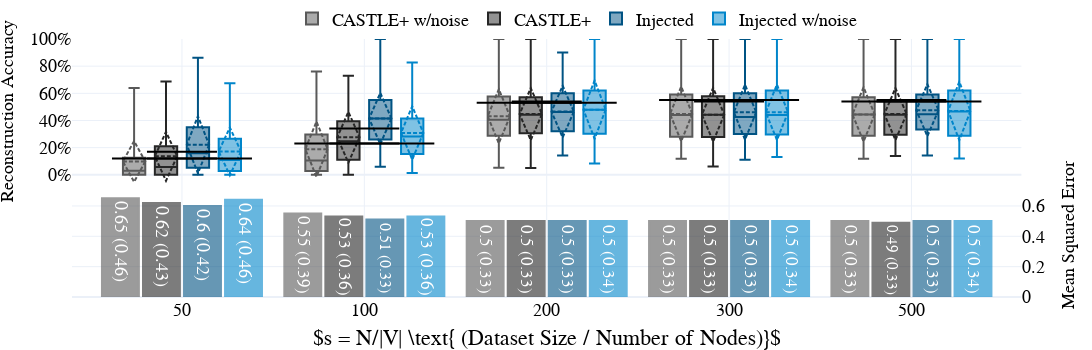

Here is the notebook cell this chart was saved with:
### Code cell
# ## Versions
version = '(r_ex_2b|r_ex3|r_ex_5b|r_ex_1b_k20_l1_h3_n20|r_ex_2b_k20_l1_h3_n20|r_ex_5b_k20_l1_h3_n20)'

df = collect_results(version=version, known_p = 0.2)

df['V2'] = df['V']
df['V'] = [int("n20" in i) for i in df['V2'] ]

# display(df)

from utils import plot_ly_by_compare
plot_ly_by_compare(df, x='alpha', x_desc=r"$s = N/|V| \text{ (Dataset Size / Number of Nodes)}$", 
legend_cord=[0.5,1.15], names_list = ['CASTLE+ w/noise','CASTLE+','Injected','Injected w/noise'],
y1_range=[-0.9,1], y2_range= [0, 1.7], y2_ticks=[0,.2,.4,.6], name='compalpha_v2', version='1lvsNoise', save=save_figs, xwidth=1100)

### Figure 1 — Plotly figure (JSON) as saved in the notebook; plotly's stock layout.template omitted (floating-point values rounded to 4 significant figures; data arrays with more than 128 entries replaced by an {"elided": "..."} marker saying what was removed)
{"data": [{"marker": {"color": "#595959", "line": {"color": "#595959", "width": 2}}, "name": "CASTLEMSE", "opacity": 0.6, "showlegend": false, "text": ["0.65 (0.46)", "0.55 (0.39)", "0.5 (0.33)", "0.5 (0.33)", "0.5 (0.33)"], "textposition": "auto", "type": "bar", "x": ["50", "100", "200", "300", "500"], "xaxis": "x", "y": [0.65, 0.55, 0.5, 0.5, 0.5], "yaxis": "y2"}, {"marker": {"color": "#262626", "line": {"color": "#262626", "width": 2}}, "name": "CASTLEMSE", "opacity": 0.6, "showlegend": false, "text": ["0.62 (0.43)", "0.53 (0.36)", "0.5 (0.33)", "0.5 (0.33)", "0.49 (0.33)"], "textposition": "auto", "type": "bar", "x": ["50", "100", "200", "300", "500"], "xaxis": "x", "y": [0.62, 0.53, 0.5, 0.5, 0.49], "yaxis": "y2"}, {"marker": {"color": "#005383", "line": {"color": "#005383", "width": 2}}, "name": "InjectedMSE", "opacity": 0.6, "showlegend": false, "text": ["0.6 (0.42)", "0.51 (0.33)", "0.5 (0.33)", "0.5 (0.33)", "0.5 (0.33)"], "textposition": "inside", "type": "bar", "x": ["50", "100", "200", "300", "500"], "xaxis": "x", "y": [0.6, 0.51, 0.5, 0.5, 0.5], "yaxis": "y2"}, {"marker": {"color": "#0085CA", "line": {"color": "#0085CA", "width": 2}}, "name": "InjectedMSE", "opacity": 0.6, "showlegend": false, "text": ["0.64 (0.46)", "0.53 (0.36)", "0.5 (0.34)", "0.5 (0.34)", "0.5 (0.34)"], "textposition": "inside", "type": "bar", "x": ["50", "100", "200", "300", "500"], "xaxis": "x", "y": [0.64, 0.53, 0.5, 0.5, 0.5], "yaxis": "y2"}, {"boxmean": "sd", "boxpoints": false, "marker": {"color": "#595959"}, "name": "CASTLE+ w/noise", "type": "box", "x": {"elided": "450 str values"}, "xaxis": "x", "y": {"elided": "450 float values"}, "yaxis": "y"}, {"boxmean": "sd", "boxpoints": false, "marker": {"color": "#262626"}, "name": "CASTLE+", "type": "box", "x": {"elided": "450 str values"}, "xaxis": "x", "y": {"elided": "450 float values"}, "yaxis": "y"}, {"marker": {"color": "Black", "line": {"color": "Black", "width": 2}, "size": 50, "symbol": "line-ew"}, "mode": "markers", "name": "CASTLE+20%", "showlegend": false, "type": "scatter", "x": ["50", "100", "200", "300", "500"], "xaxis": "x", "y": [0.17, 0.34, 0.54, 0.54, 0.55], "yaxis": "y"}, {"marker": {"color": "Black", "line": {"color": "Black", "width": 2}, "size": 100, "symbol": "line-ew"}, "mode": "markers", "name": "CASTLE+20%", "showlegend": false, "type": "scatter", "x": ["50", "100", "200", "300", "500"], "xaxis": "x", "y": [0.12, 0.23, 0.53, 0.55, 0.54], "yaxis": "y"}, {"boxmean": "sd", "boxpoints": false, "marker": {"color": "#005383"}, "name": "Injected", "type": "box", "x": {"elided": "450 str values"}, "xaxis": "x", "y": {"elided": "450 float values"}, "yaxis": "y"}, {"boxmean": "sd", "boxpoints": false, "marker": {"color": "#0085CA"}, "name": "Injected w/noise", "type": "box", "x": {"elided": "450 str values"}, "xaxis": "x", "y": {"elided": "450 float values"}, "yaxis": "y"}, {"marker": {"color": "Black", "line": {"color": "Black", "width": 2}, "size": 50, "symbol": "line-ew"}, "mode": "markers", "name": "CASTLE+20%", "showlegend": false, "type": "scatter", "x": ["50", "100", "200", "300", "500"], "xaxis": "x", "y": [0.12, 0.23, 0.53, 0.55, 0.54], "yaxis": "y"}], "layout": {"annotations": [{"align": "left", "showarrow": false, "text": "Reconstruction Accuracy", "textangle": -90, "valign": "top", "xanchor": "left", "xref": "paper", "xshift": -580, "yanchor": "top", "yref": "paper", "yshift": 150}, {"align": "left", "showarrow": false, "text": "Mean Squared Error", "textangle": -90, "valign": "top", "xanchor": "left", "xref": "paper", "xshift": 480, "yanchor": "top", "yref": "paper", "yshift": 10}], "autosize": true, "bargap": 0.1, "bargroupgap": 0.1, "boxmode": "group", "font": {"color": "Black", "family": "Serif", "size": 18}, "height": 350, "legend": {"orientation": "h", "x": 0.5, "xanchor": "center", "y": 1.15, "yanchor": "top"}, "margin": {"b": 0, "l": 10, "pad": 0, "r": 10, "t": 10}, "showlegend": true, "title": {"text": ""}, "width": 1100, "xaxis": {"anchor": "y", "domain": [0, 0.94], "showgrid": true, "title": {"text": "$s = N/|V| \\text{ (Dataset Size / Number of Nodes)}$"}}, "yaxis": {"anchor": "x", "domain": [0, 1], "nticks": 10, "range": [-0.9, 1], "showgrid": true, "showticklabels": true, "tickformat": ".0%", "tickvals": [0, 0.2, 0.4, 0.6, 0.8, 1], "title": {"text": ""}, "zeroline": true}, "yaxis2": {"anchor": "x", "nticks": 10, "overlaying": "y", "range": [0, 1.7], "showgrid": true, "showticklabels": true, "side": "right", "tickvals": [0, 0.2, 0.4, 0.6], "title": {"text": ""}, "zeroline": true}}}
